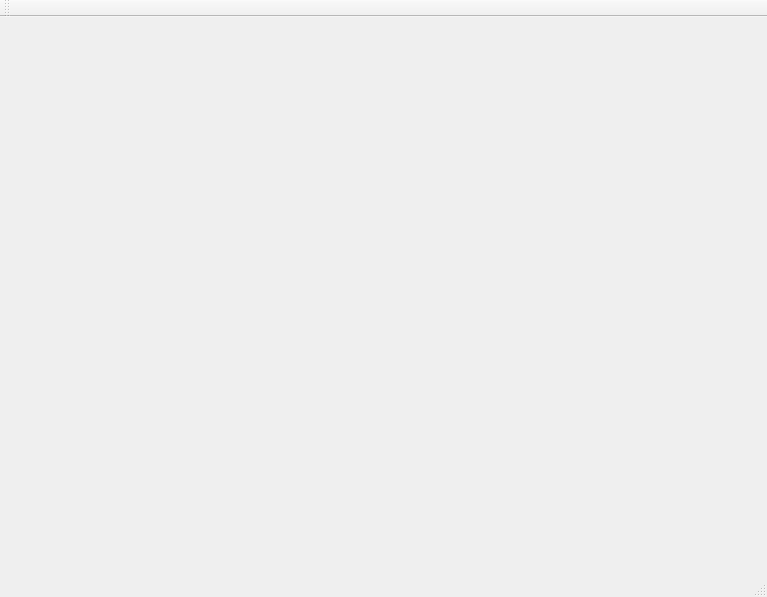
<?xml version="1.0" encoding="UTF-8"?>
<ui version="4.0">
 <class>MainWindow</class>
 <widget class="QMainWindow" name="MainWindow">
  <property name="geometry">
   <rect>
    <x>0</x>
    <y>0</y>
    <width>767</width>
    <height>597</height>
   </rect>
  </property>
  <property name="windowTitle">
   <string>MainWindow</string>
  </property>
  <widget class="QWidget" name="centralWidget">
   <layout class="QVBoxLayout" name="verticalLayout"/>
  </widget>
  <widget class="QMenuBar" name="menuBar">
   <property name="geometry">
    <rect>
     <x>0</x>
     <y>0</y>
     <width>767</width>
     <height>21</height>
    </rect>
   </property>
  </widget>
  <widget class="QToolBar" name="mainToolBar">
   <attribute name="toolBarArea">
    <enum>TopToolBarArea</enum>
   </attribute>
   <attribute name="toolBarBreak">
    <bool>false</bool>
   </attribute>
  </widget>
  <widget class="QStatusBar" name="statusBar"/>
 </widget>
 <layoutdefault spacing="6" margin="11"/>
 <resources/>
 <connections/>
</ui>
